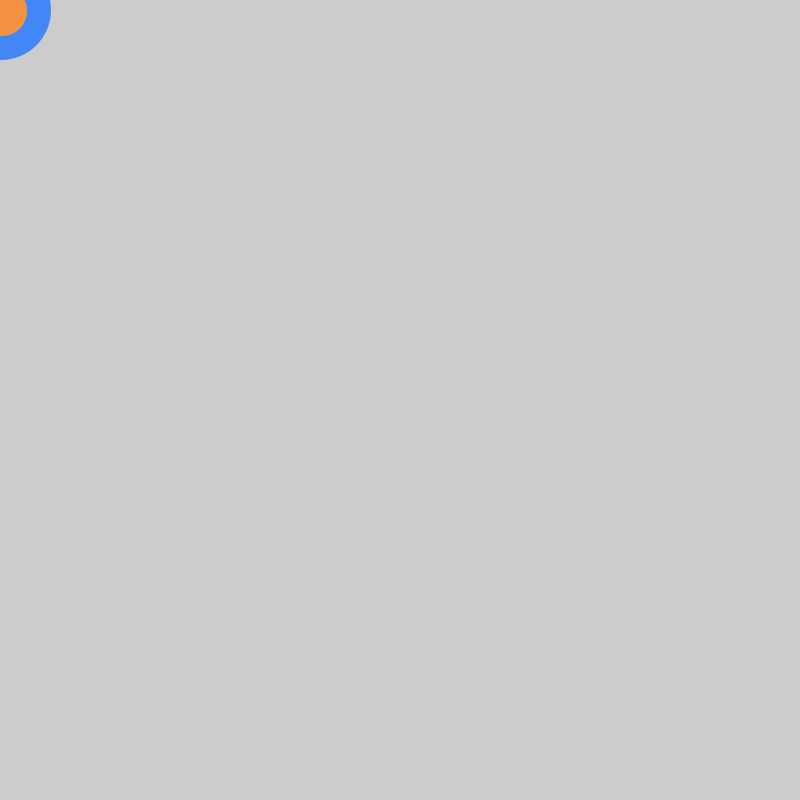
Frame 1 (no input)
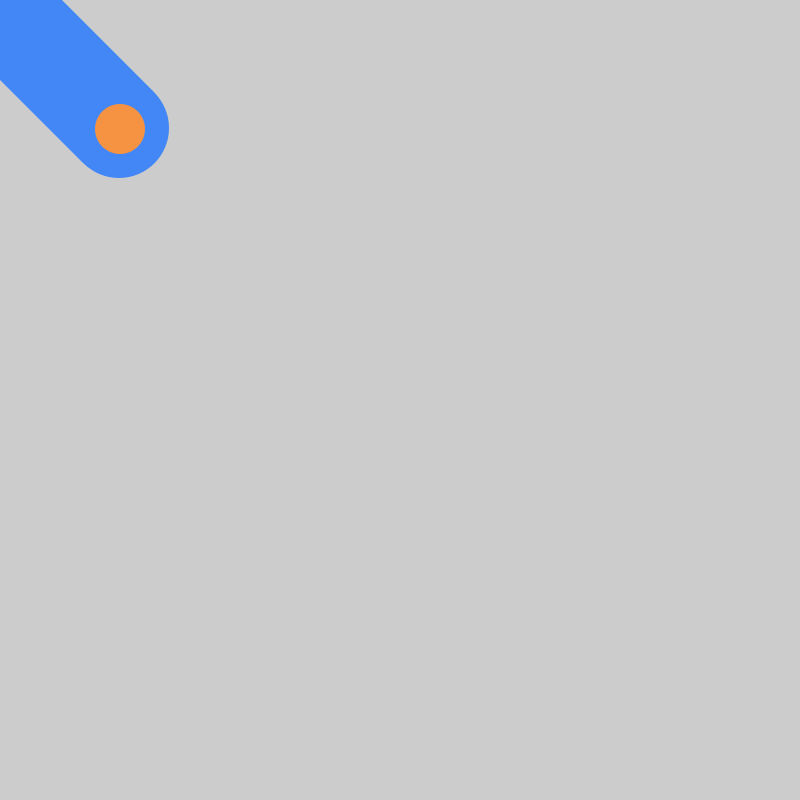
Frame 60 (the mouse pressed at the canvas centre just before this capture)
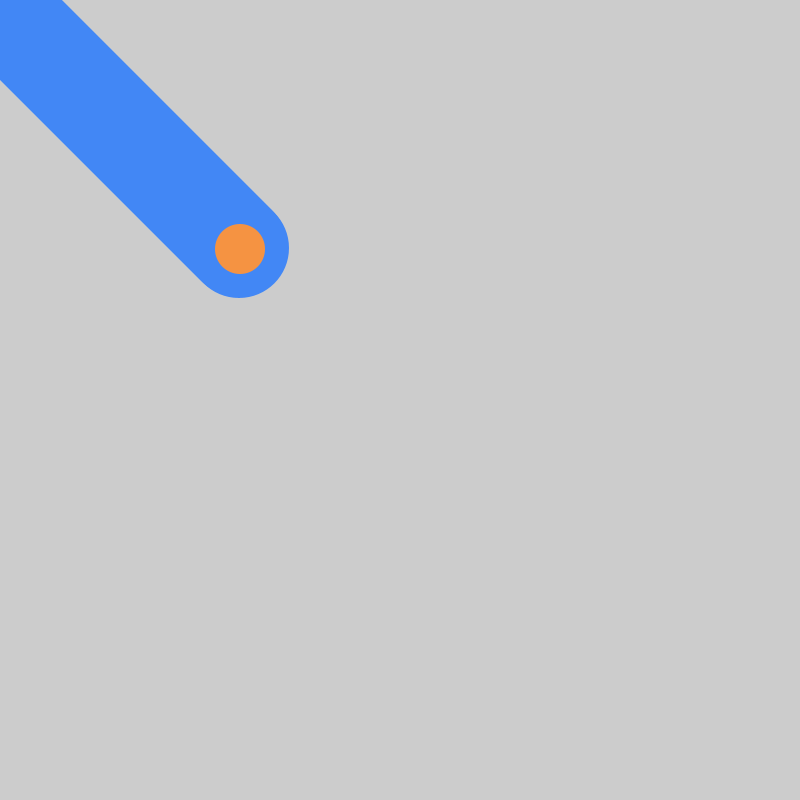
Frame 120 (the mouse held since frame 60 and released just before this capture)

The Processing sketch that drew these frames (run headless with seeded random() and noise(); from frame 60 on, the mouse is pressed at the canvas centre):

// Processing sketch: creature_walk
// ── creature_walk.pde
float x = 1;
float y = 10;
//float z = 1000;


void setup() {
 size(800, 800);
 frameRate(60);
}

void draw() {
  clear();
  
  noStroke();
  fill(66, 135, 245);
  circle(x++, y++, 100);
  fill(245, 147, 66);
  circle(x++, y++, 50);
}
